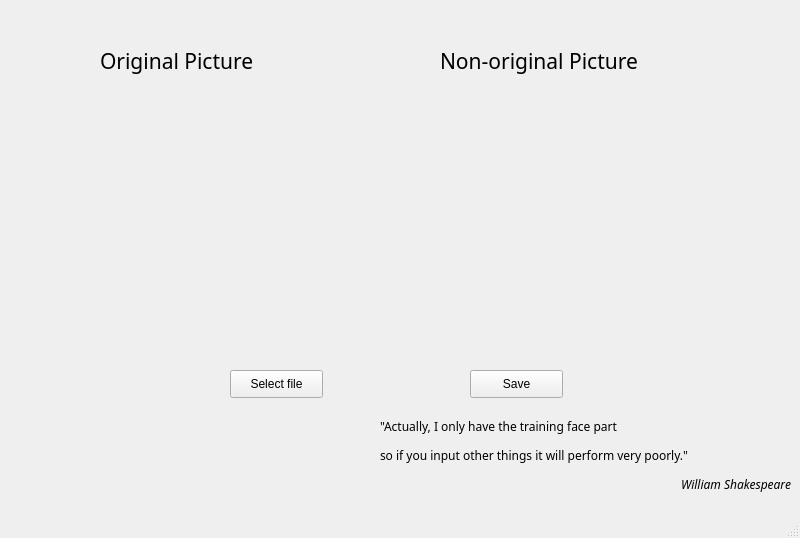
<?xml version="1.0" encoding="UTF-8"?>
<ui version="4.0">
 <class>MainWindow</class>
 <widget class="QMainWindow" name="MainWindow">
  <property name="geometry">
   <rect>
    <x>0</x>
    <y>0</y>
    <width>800</width>
    <height>538</height>
   </rect>
  </property>
  <property name="windowTitle">
   <string>MainWindow</string>
  </property>
  <widget class="QWidget" name="centralwidget">
   <widget class="QLabel" name="label">
    <property name="geometry">
     <rect>
      <x>100</x>
      <y>90</y>
      <width>256</width>
      <height>256</height>
     </rect>
    </property>
    <property name="text">
     <string/>
    </property>
    <property name="pixmap">
     <pixmap>../../../../../圖片1.png</pixmap>
    </property>
    <property name="scaledContents">
     <bool>true</bool>
    </property>
   </widget>
   <widget class="QLabel" name="label_2">
    <property name="geometry">
     <rect>
      <x>440</x>
      <y>90</y>
      <width>256</width>
      <height>256</height>
     </rect>
    </property>
    <property name="text">
     <string/>
    </property>
    <property name="pixmap">
     <pixmap>../../../../../圖片2.png</pixmap>
    </property>
    <property name="scaledContents">
     <bool>true</bool>
    </property>
   </widget>
   <widget class="QLabel" name="label_3">
    <property name="geometry">
     <rect>
      <x>100</x>
      <y>40</y>
      <width>251</width>
      <height>41</height>
     </rect>
    </property>
    <property name="font">
     <font>
      <family>MV Boli</family>
      <pointsize>16</pointsize>
     </font>
    </property>
    <property name="text">
     <string>Original Picture</string>
    </property>
   </widget>
   <widget class="QLabel" name="label_4">
    <property name="geometry">
     <rect>
      <x>440</x>
      <y>40</y>
      <width>261</width>
      <height>41</height>
     </rect>
    </property>
    <property name="font">
     <font>
      <family>MV Boli</family>
      <pointsize>16</pointsize>
     </font>
    </property>
    <property name="text">
     <string>Non-original Picture</string>
    </property>
   </widget>
   <widget class="QPushButton" name="pushButton">
    <property name="geometry">
     <rect>
      <x>230</x>
      <y>370</y>
      <width>93</width>
      <height>28</height>
     </rect>
    </property>
    <property name="text">
     <string>Select file</string>
    </property>
   </widget>
   <widget class="QPushButton" name="pushButton_2">
    <property name="geometry">
     <rect>
      <x>470</x>
      <y>370</y>
      <width>93</width>
      <height>28</height>
     </rect>
    </property>
    <property name="text">
     <string>Save</string>
    </property>
   </widget>
   <widget class="QLabel" name="label_5">
    <property name="geometry">
     <rect>
      <x>380</x>
      <y>390</y>
      <width>411</width>
      <height>131</height>
     </rect>
    </property>
    <property name="font">
     <font>
      <family>STLiti</family>
     </font>
    </property>
    <property name="text">
     <string>&lt;html&gt;&lt;head/&gt;&lt;body&gt;&lt;p&gt;&amp;quot;Actually, I only have the training face part &lt;/p&gt;&lt;p&gt;so if you input other things it will perform very poorly.&amp;quot;&lt;/p&gt;&lt;p align=&quot;right&quot;&gt;&lt;span style=&quot; font-style:italic;&quot;&gt;William Shakespeare&lt;/span&gt;&lt;/p&gt;&lt;/body&gt;&lt;/html&gt;</string>
    </property>
    <property name="textFormat">
     <enum>Qt::MarkdownText</enum>
    </property>
    <property name="scaledContents">
     <bool>false</bool>
    </property>
    <property name="wordWrap">
     <bool>false</bool>
    </property>
    <property name="openExternalLinks">
     <bool>false</bool>
    </property>
   </widget>
  </widget>
  <widget class="QMenuBar" name="menubar">
   <property name="geometry">
    <rect>
     <x>0</x>
     <y>0</y>
     <width>800</width>
     <height>25</height>
    </rect>
   </property>
  </widget>
  <widget class="QStatusBar" name="statusbar"/>
 </widget>
 <resources/>
 <connections/>
</ui>
